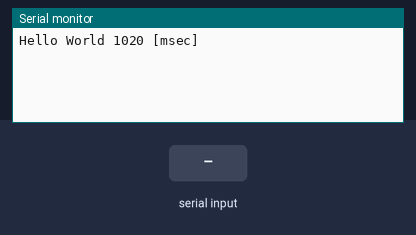
This sketch was run on a simulated Arduino Uno, built with avr-gcc and run on an emulated ATmega328P. On the bench: the last lines printed to the serial monitor. The inputs (shaded band) are chosen by the test bench.

Above: at 1.2 s.
1.3 s: "k" received over Serial
At 2.9 s:
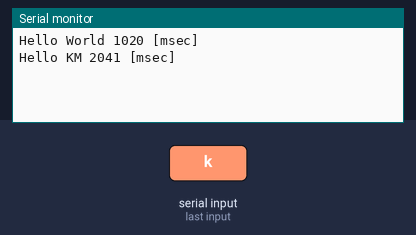
4.3 s: "t" received over Serial
At 5.9 s:
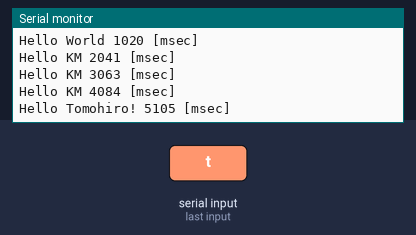
Timing chart, 0 to 7.4 s (numbered marks = the images above; inputs shaded):
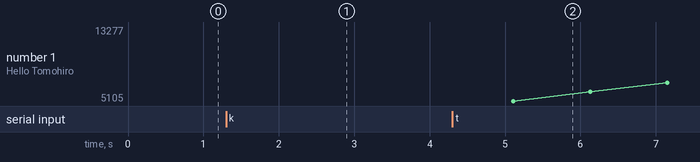

The sketch:

SerialTest.ino
```cpp
#define MODE_HELLO_WORLD    (1)
#define MODE_HELLO_KM       (2)
#define MODE_HELLO_TM       (3)

#define WAIT_TIME           (20) // [ms]


int g_display_mode;
int g_count = 0;

void setup()
{
	Serial.begin(115200);

	g_display_mode = MODE_HELLO_WORLD;
}

void loop()
{
	if(Serial.available() > 0) {
        // read character from serial port
		int getstr = Serial.read();
		if(getstr == 'w') {
            g_display_mode = MODE_HELLO_WORLD;
        }
		else if(getstr == 'k') {
            g_display_mode = MODE_HELLO_KM;
        }
    else if (getstr == 't'){
            g_display_mode = MODE_HELLO_TM;
        }
    }

	if(g_count > 50) {
        g_count = 0;
		int time = millis(); // get time
    	if(g_display_mode == MODE_HELLO_WORLD) {
        	Serial.print("Hello World "); // output string (and line feed)
        }
        else if(g_display_mode == MODE_HELLO_KM) {
        	Serial.print("Hello KM "); // output string (and line feed)
        }
        else if(g_display_mode == MODE_HELLO_TM){
          Serial.print("Hello Tomohiro! "); //output string (and line feed)
        }
        else {
        	Serial.print("Hello ??? "); // output string (and line feed)
        }
        // display time
        char txt[128];
        sprintf(txt, "%d [msec]\n", time);
        Serial.print(txt);
    }

	g_count ++;
    delay(WAIT_TIME);
}
```

Measured:
- after the input at 1.3 s, the serial monitor: prints a new line after 0.74 s (image 1)
- after the input at 4.3 s, the serial monitor: prints a new line after 0.81 s (image 2)
